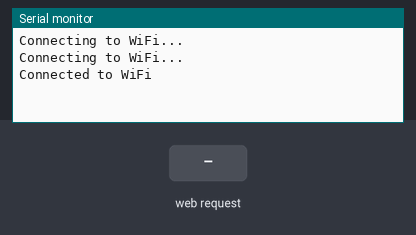
Bench run of a sketch on a simulated ESP8266 (NodeMCU). On the bench: the last lines printed to the serial monitor. The inputs (shaded band) are chosen by the test bench. WiFi joins after 1.5 s; servers stay silent unless stated.

Above: at 3.2 s.
3.3 s: HTTP request GET /?command=L received
At 3.9 s:
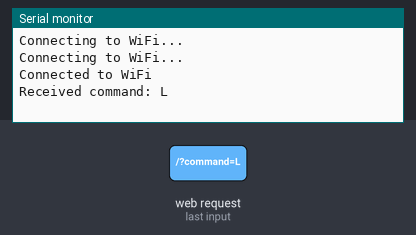
4.8 s: HTTP request GET /?command=R received
At 6.0 s:
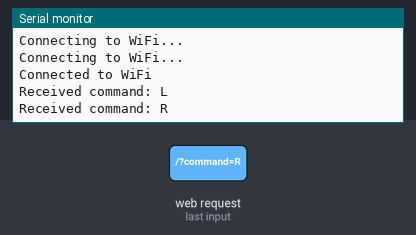
6.3 s: HTTP request GET /?command=F received
At 7.3 s:
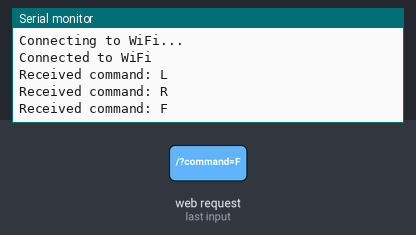
7.8 s: HTTP request GET /?command=S received
At 8.5 s:
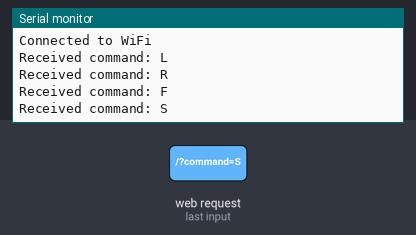
9.3 s: HTTP request GET /?command=1 received
At 9.6 s:
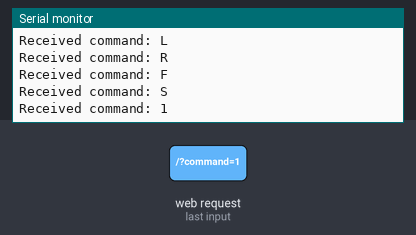

Measured:
- after the input at 3.3 s, the serial monitor: prints a new line at once (image 1)
- after the input at 4.8 s, the serial monitor: prints a new line at once (image 2)
- after the input at 6.3 s, the serial monitor: prints a new line at once (image 3)
- after the input at 7.8 s, the serial monitor: prints a new line at once (image 4)
- after the input at 9.3 s, the serial monitor: prints a new line at once (image 5)

The sketch:

sketch_oct18a.ino
```cpp
#include <ESP8266WiFi.h>
#include <ESP8266WebServer.h>

const char *ssid = "joo";      // Replace with your Wi-Fi network name (SSID)
const char *password = "#2021#Yy";  // Replace with your Wi-Fi network password

ESP8266WebServer server(80);

// Define pins and other variables for car control
const int leftMotorPin1 = 2;
const int leftMotorPin2 = 3;
const int rightMotorPin1 = 4;
const int rightMotorPin2 = 5;

void setup() {
  Serial.begin(9600);
  WiFi.begin(ssid, password);
  while (WiFi.status() != WL_CONNECTED) {
    delay(1000);
    Serial.println("Connecting to WiFi...");
  }
  Serial.println("Connected to WiFi");

  server.on("/", HTTP_GET, [](){
    if (server.hasArg("command")) {
      String command = server.arg("command");
      Serial.print("Received command: ");
      Serial.println(command);

      if (command == "L") {

        digitalWrite(leftMotorPin1, HIGH);
        digitalWrite(leftMotorPin2, LOW);

      } else if (command == "R") {

        digitalWrite(rightMotorPin1, HIGH);
        digitalWrite(rightMotorPin2, LOW);

      } else if (command == "F") {

        digitalWrite(leftMotorPin1, HIGH);
        digitalWrite(rightMotorPin1, HIGH);

      } else if (command == "S") {

        digitalWrite(leftMotorPin1, LOW);
        digitalWrite(leftMotorPin2, LOW);

      }
      server.send(200, "text/plain", "Command received");
    } else {
      server.send(400, "text/plain", "Invalid command");
    }
  });

  server.begin();
}

void loop() {
  server.handleClient();
}
```
